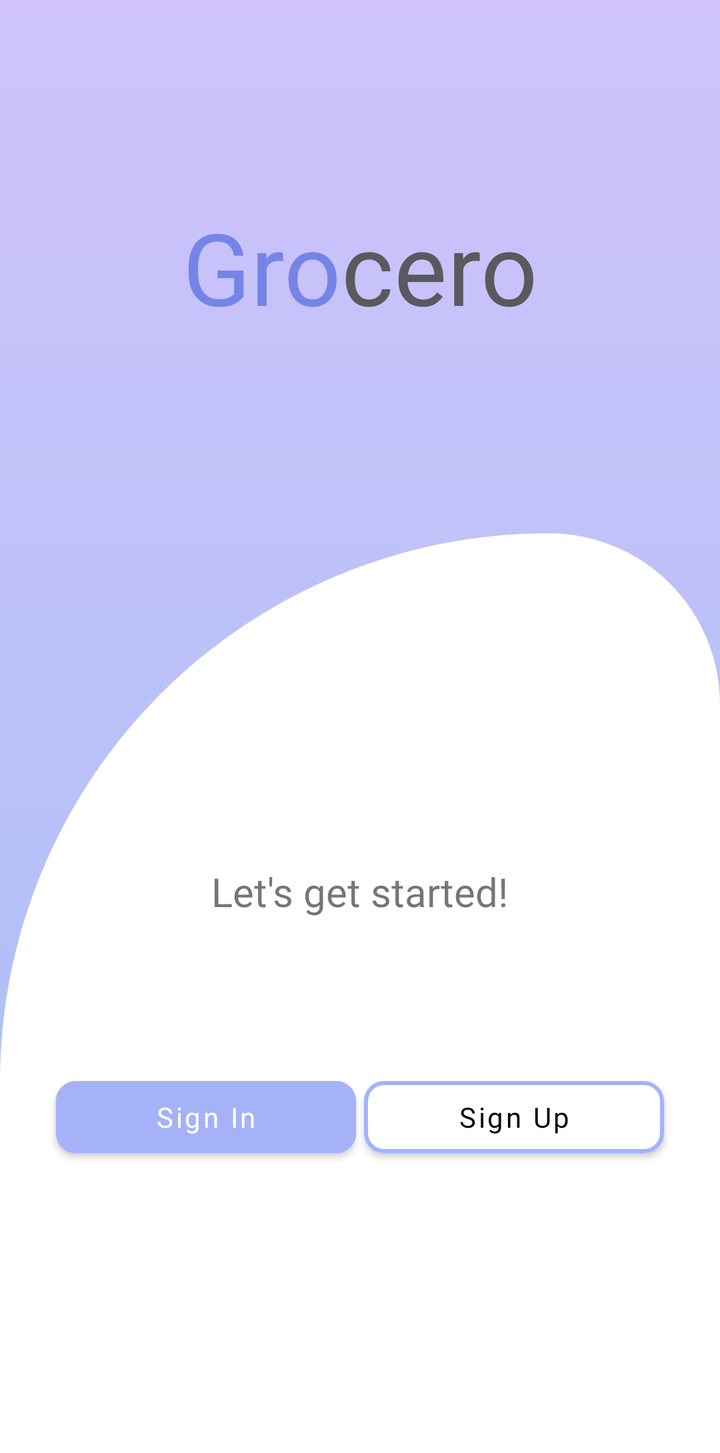
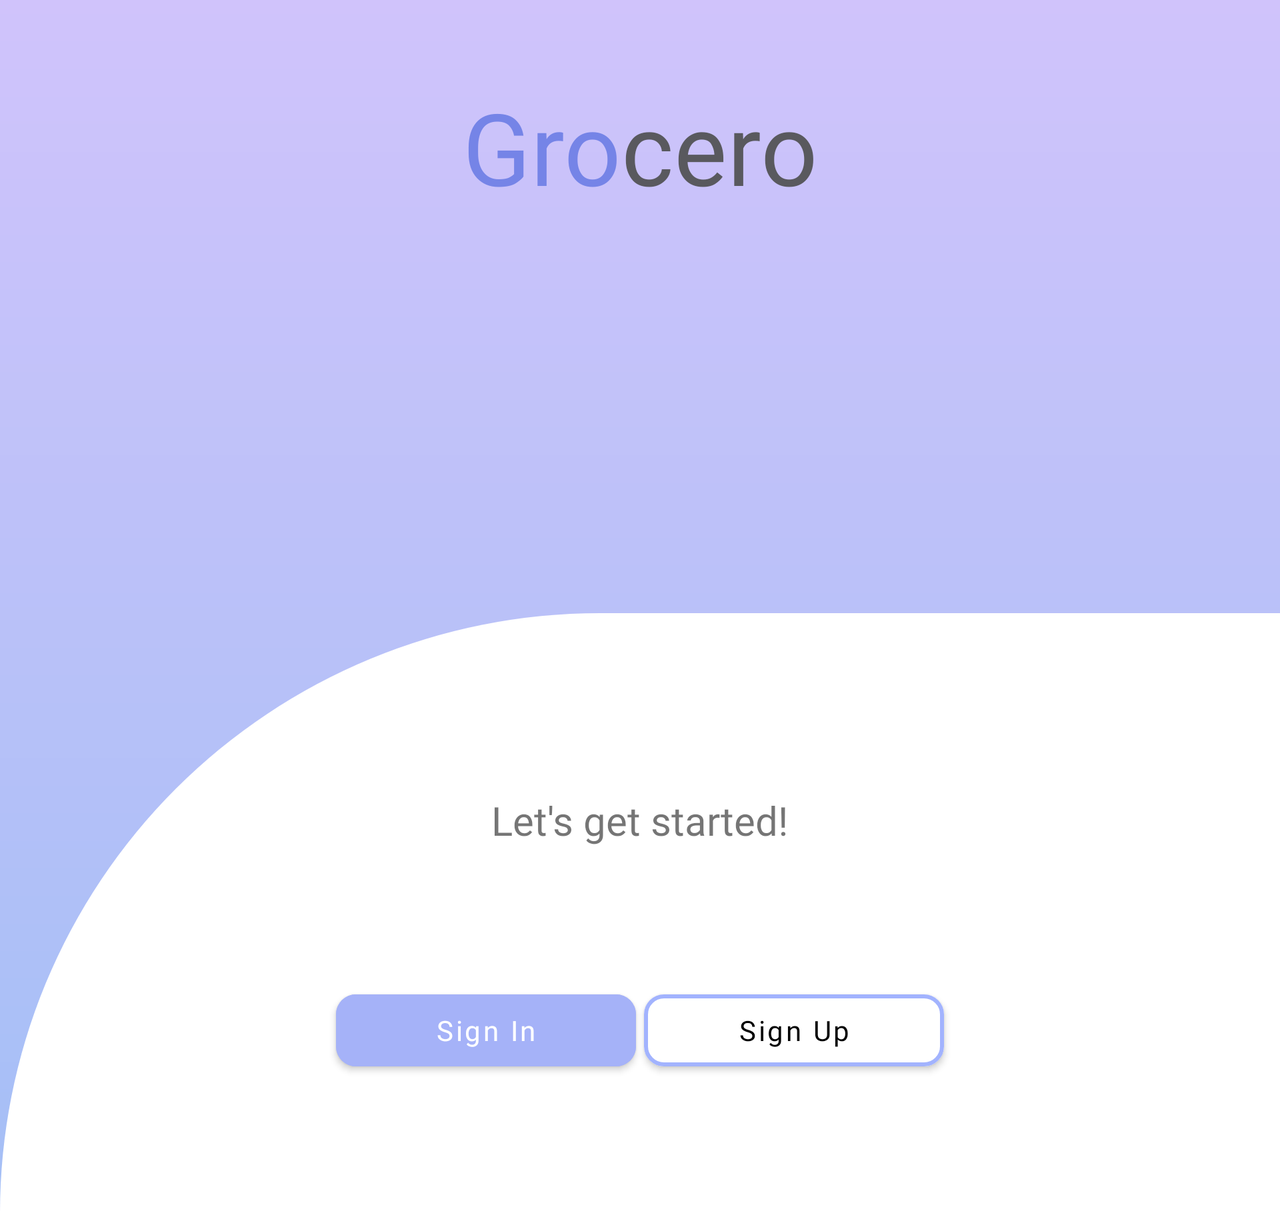

An Android layout and its configuration variant, each rendered on a device that would load it. The default file and the variant file are quoted in full after the pictures.
<!-- AndroidManifest.xml: application theme Theme.GroceryShoppingApplication -->
<!-- res/layout/fragment_login_screen.xml -->
<?xml version="1.0" encoding="utf-8"?>
<ScrollView
        xmlns:android="http://schemas.android.com/apk/res/android"
        xmlns:app="http://schemas.android.com/apk/res-auto"
        xmlns:tools="http://schemas.android.com/tools"
        android:layout_width="match_parent"
        android:layout_height="match_parent"
        android:fillViewport="true"
        tools:context=".MainActivity"
>
<androidx.constraintlayout.widget.ConstraintLayout
    android:layout_width="match_parent"
    android:layout_height="match_parent"

    android:background="@drawable/sample"

    >

    <ImageView
            android:id="@+id/cart_icon_launching_page"
            android:layout_width="100dp"
            android:layout_height="100dp"
            android:rotation="-17"
            android:src="@drawable/app_cart_icon"
            app:layout_constraintEnd_toEndOf="parent"
            app:layout_constraintHorizontal_bias="0.457"
            app:layout_constraintStart_toStartOf="parent"
            app:tint="@color/surface_color"
            app:layout_constraintBottom_toTopOf="@+id/white_shape" />

    <com.google.android.material.textview.MaterialTextView
            android:id="@+id/textView_Gro"
            android:layout_width="wrap_content"
            android:layout_height="wrap_content"
            android:layout_marginTop="100dp"
            android:fontFamily="@font/montserrat_alternates"
            android:includeFontPadding="true"
            android:text="Gro"
            android:textColor="#7584e7"
            android:textSize="50sp"
            app:layout_constraintEnd_toStartOf="@+id/materialTextView2"
            app:layout_constraintHorizontal_chainStyle="packed"
            app:layout_constraintStart_toStartOf="parent"
            app:layout_constraintTop_toTopOf="parent"
            app:layout_constraintVertical_chainStyle="packed" />

    <com.google.android.material.textview.MaterialTextView
            android:id="@+id/materialTextView2"
            android:layout_width="wrap_content"
            android:layout_height="wrap_content"
            android:fontFamily="@font/montserrat_alternates"
            android:text="cero"
            android:textColor="@color/textGrey"
            android:textSize="50sp"
            app:layout_constraintEnd_toEndOf="parent"
            app:layout_constraintHorizontal_chainStyle="packed"
            app:layout_constraintStart_toEndOf="@+id/textView_Gro"
            app:layout_constraintBaseline_toBaselineOf="@+id/textView_Gro" />

    <androidx.constraintlayout.widget.ConstraintLayout
            android:id="@+id/white_shape"
            android:layout_width="0dp"
            android:layout_height="460dp"
            android:layout_marginTop="100dp"
            android:background="@drawable/launching_page_bg"
            app:layout_constraintBottom_toBottomOf="parent"
            app:layout_constraintEnd_toEndOf="parent"
            app:layout_constraintHorizontal_bias="0.0"
            app:layout_constraintStart_toStartOf="parent"
            app:layout_constraintTop_toBottomOf="@+id/textView_Gro"
            app:layout_constraintVertical_bias="1.0">

        <com.google.android.material.textview.MaterialTextView
                android:layout_width="wrap_content"
                android:layout_height="wrap_content"
                android:layout_marginTop="90dp"
                android:fontFamily="@font/montserrat_alternates"
                android:text="Let's get started!"
                android:textSize="20sp"
                app:layout_constraintBottom_toTopOf="@+id/signInButton"
                app:layout_constraintEnd_toEndOf="parent"
                app:layout_constraintStart_toStartOf="parent"
                app:layout_constraintTop_toTopOf="parent" />

        <com.google.android.material.button.MaterialButton
                android:id="@+id/signInButton"
                android:layout_width="150dp"
                android:layout_height="wrap_content"
                android:backgroundTint="@color/buttonColorBlueLight"
                android:text="Sign In"
                app:rippleColor="@color/buttonRippleColorBlueLight"
                android:fontFamily="@font/cabin"
                app:strokeColor="#7B76A1"
                android:textColor="@color/textInverseBW"
                android:textAllCaps="false"
                app:cornerRadius="10dp"
                android:layout_marginEnd="2dp"
                android:shadowColor="#7C76A3"
                app:layout_constraintBottom_toBottomOf="parent"
                android:layout_marginBottom="144dp"
                app:layout_constraintEnd_toStartOf="@+id/signUpButton"
                app:layout_constraintStart_toStartOf="parent"
                app:layout_constraintHorizontal_chainStyle="packed" />

        <com.google.android.material.button.MaterialButton
                android:id="@+id/signUpButton"
                android:layout_width="150dp"
                android:layout_height="wrap_content"
                android:backgroundTint="@color/surface_color"
                android:text="Sign Up"
                android:textColor="@color/textBlack"
                android:textAllCaps="false"
                app:strokeColor="#A2B3FE"
                app:strokeWidth="2dp"
                android:elevation="-223dp"
                app:cornerRadius="10dp"
                android:layout_marginStart="2dp"
                android:fontFamily="@font/cabin"

                app:layout_constraintStart_toEndOf="@id/signInButton"
                app:layout_constraintTop_toTopOf="@+id/signInButton"
                app:layout_constraintBottom_toBottomOf="@+id/signInButton"
                app:layout_constraintVertical_bias="1.0"
                app:layout_constraintEnd_toEndOf="parent" />


    </androidx.constraintlayout.widget.ConstraintLayout>

    <androidx.fragment.app.FragmentContainerView
            android:clipChildren="true"
            android:id="@+id/signIn_up_frg_cont"
            android:layout_width="0dp"
            android:layout_height="389dp"
            android:background="@drawable/signin_pg_bg_shape"
            app:layout_constraintBottom_toBottomOf="parent"
            app:layout_constraintEnd_toEndOf="parent"

            app:layout_constraintStart_toStartOf="parent" />


</androidx.constraintlayout.widget.ConstraintLayout>
</ScrollView>
<!-- resources referenced by this layout -->
<resources>
  <color name="buttonColorBlueLight">#A5B2F8</color>
  <color name="buttonRippleColorBlueLight">#4E518E</color>
  <color name="surface_color">#FFFFFFFF</color>
  <color name="textBlack">#000000</color>
  <color name="textGrey">#59595E</color>
  <color name="textInverseBW">@color/white</color>
  <!-- drawable launching_page_bg (drawable) -->
  <?xml version="1.0" encoding="utf-8"?>
  <shape xmlns:android="http://schemas.android.com/apk/res/android"
      android:shape="rectangle">
  
      <solid
          android:color="@color/surface_color"/>
  
      <corners
          android:topLeftRadius="320dp"
          android:topRightRadius="100dp">
      </corners>
  </shape>
  <!-- drawable sample (drawable) -->
  <?xml version="1.0" encoding="utf-8"?>
  <shape xmlns:android="http://schemas.android.com/apk/res/android" android:shape="rectangle" >
      <gradient
          android:type="linear"
          android:centerX="47%"
          android:startColor="#d0c3fb"
  
  
          android:endColor="#a4bff6"
          android:angle="270"/>
  </shape>
  <!-- drawable signin_pg_bg_shape (drawable) -->
  <?xml version="1.0" encoding="utf-8"?>
  <shape xmlns:android="http://schemas.android.com/apk/res/android"
      android:shape="rectangle">
  
  
  
      <corners
          android:topLeftRadius="260dp"
          android:topRightRadius="40dp"
         >
      </corners>
  </shape>
  <color name="white">#FFFFFFFF</color>
  <color name="app_primaryColor">#AEB2FF</color>
  <color name="teal_700">#FF018786</color>
  <color name="black">#FF000000</color>
  <color name="error_color">#FA7AAD</color>
  <color name="primary_color">#868CFC</color>
  <style name="TextAppearance.App.Subtitle1" parent="TextAppearance.MaterialComponents.Subtitle1">
          <item name="fontFamily">@font/cabin</item>
          <item name="android:fontFamily">@font/cabin</item>
          <item name="android:textSize">14sp</item>
      </style>
  <style name="TextAppearance.App.Caption" parent="TextAppearance.MaterialComponents.Caption">
          <item name="fontFamily">@font/cabin</item>
          <item name="android:fontFamily">@font/cabin</item>
          <item name="android:textSize">12sp</item>
      </style>
  <style name="ShapeAppearance.App.SmallComponent" parent="ShapeAppearance.MaterialComponents.SmallComponent">
          <item name="cornerFamily">rounded</item>
          <item name="cornerSize">8dp</item>
      </style>
  <style name="Widget.App.Toolbar" parent="Widget.MaterialComponents.Toolbar.Primary">
          <item name="materialThemeOverlay">@style/ThemeOverlay.App.Toolbar</item>
          <item name="titleTextAppearance">@style/TextAppearance.Headline6</item>
          <item name="subtitleTextAppearance">@style/TextAppearance.App.Subtitle1</item>
      </style>
  <style name="Widget.App.Snackbar" parent="Widget.MaterialComponents.Snackbar">
          <item name="materialThemeOverlay">@style/ThemeOverlay.App.Snackbar</item>
          <item name="actionTextColorAlpha">1</item>
      </style>
  <style name="Widget.App.SnackbarButton" parent="Widget.MaterialComponents.Button.TextButton.Snackbar">
          <item name="android:textColor">@color/white</item>
      </style>
  <style name="ThemeOverlay.App.Toolbar" parent="">
          <item name="colorPrimary">@color/app_primaryColor</item>
          <item name="colorPrimaryVariant">@color/primary_color</item>
          <item name="colorOnPrimary">@color/surface_color</item>
      </style>
  <style name="TextAppearance.Headline6" parent="TextAppearance.MaterialComponents.Headline6">
          <item name="fontFamily">@font/poppins_semibold</item>
          <item name="android:fontFamily">@font/poppins_semibold</item>
  
      </style>
  <style name="ThemeOverlay.App.Snackbar" parent="">
          <item name="colorPrimary">@color/fabColor</item>
          <item name="colorOnSurface">@color/error_color</item>
      </style>
  <color name="fabColor">#7584e7</color>
  <!-- some entries are left out for length -->
</resources>
<!-- res/layout-land/fragment_login_screen.xml (the repository's variant of the layout above) -->
<!-- drawn on the phone turned sideways -->
<?xml version="1.0" encoding="utf-8"?>
<ScrollView
        xmlns:android="http://schemas.android.com/apk/res/android"
        xmlns:app="http://schemas.android.com/apk/res-auto"
        xmlns:tools="http://schemas.android.com/tools"
        android:layout_width="match_parent"
        android:fillViewport="true"
        android:background="@drawable/sample"
        android:layout_height="match_parent">
<androidx.constraintlayout.widget.ConstraintLayout
        android:layout_width="match_parent"
        android:layout_height="match_parent"
    tools:context=".MainActivity"

    >

    <ImageView
            android:id="@+id/cart_icon_launching_page"
            android:layout_width="100dp"
            android:layout_height="100dp"
            android:rotation="-1"
            android:src="@drawable/app_cart_icon"
            app:layout_constraintEnd_toEndOf="parent"
            app:layout_constraintStart_toStartOf="parent"
            app:tint="@color/surface_color"
            app:layout_constraintBottom_toTopOf="@+id/white_shape" />

    <com.google.android.material.textview.MaterialTextView
            android:id="@+id/textView_Gro"
            android:layout_width="wrap_content"
            android:layout_height="wrap_content"

            android:fontFamily="@font/montserrat_alternates"
            android:includeFontPadding="true"
            android:text="Gro"
            android:layout_marginTop="40dp"
            android:textColor="#7584e7"
            android:textSize="50sp"
            app:layout_constraintEnd_toStartOf="@+id/materialTextView2"
            app:layout_constraintHorizontal_chainStyle="packed"
            app:layout_constraintStart_toStartOf="parent"
            app:layout_constraintTop_toTopOf="parent"
            app:layout_constraintVertical_chainStyle="packed" />

    <com.google.android.material.textview.MaterialTextView
            android:id="@+id/materialTextView2"
            android:layout_width="wrap_content"
            android:layout_height="wrap_content"
            android:fontFamily="@font/montserrat_alternates"
            android:text="cero"
            android:textColor="@color/textGrey"
            android:textSize="50sp"
            app:layout_constraintEnd_toEndOf="parent"
            app:layout_constraintHorizontal_chainStyle="packed"
            app:layout_constraintStart_toEndOf="@+id/textView_Gro"
            app:layout_constraintBaseline_toBaselineOf="@+id/textView_Gro" />

    <androidx.constraintlayout.widget.ConstraintLayout
            android:id="@+id/white_shape"
            android:layout_width="0dp"
            android:layout_height="300dp"
            android:layout_marginTop="200dp"
            app:layout_constraintBottom_toBottomOf="parent"
            app:layout_constraintEnd_toEndOf="parent"
            app:layout_constraintHorizontal_bias="0.0"
            android:background="@drawable/launching_page_bg"
            app:layout_constraintStart_toStartOf="parent"
            app:layout_constraintVertical_bias="1.0"
            app:layout_constraintTop_toBottomOf="@+id/materialTextView2">

        <com.google.android.material.textview.MaterialTextView
                android:layout_width="wrap_content"
                android:layout_height="wrap_content"
                android:layout_marginTop="90dp"
                android:fontFamily="@font/montserrat_alternates"
                android:text="Let's get started!"
                android:textSize="20sp"
                app:layout_constraintEnd_toEndOf="parent"
                app:layout_constraintStart_toStartOf="parent"
                app:layout_constraintTop_toTopOf="parent"
                android:id="@+id/materialTextView29" />

        <com.google.android.material.button.MaterialButton
                android:id="@+id/signInButton"
                android:layout_width="150dp"
                android:layout_height="wrap_content"
                android:backgroundTint="@color/buttonColorBlueLight"
                android:text="Sign In"
                app:rippleColor="@color/buttonRippleColorBlueLight"
                android:fontFamily="@font/cabin"
                app:strokeColor="#7B76A1"
                android:textColor="@color/textInverseBW"
                android:textAllCaps="false"
                app:cornerRadius="10dp"
                android:layout_marginEnd="2dp"
                android:shadowColor="#7C76A3"
                app:layout_constraintEnd_toStartOf="@+id/signUpButton"
                app:layout_constraintStart_toStartOf="@+id/materialTextView29"
                app:layout_constraintHorizontal_chainStyle="packed"
                app:layout_constraintTop_toBottomOf="@+id/materialTextView29"
                app:layout_constraintBottom_toBottomOf="parent" />

        <com.google.android.material.button.MaterialButton
                android:id="@+id/signUpButton"
                android:layout_width="150dp"
                android:layout_height="wrap_content"
                android:backgroundTint="@color/surface_color"
                android:text="Sign Up"
                android:textColor="@color/textBlack"
                android:textAllCaps="false"
                app:strokeColor="#A2B3FE"
                app:strokeWidth="2dp"
                app:cornerRadius="10dp"
                android:layout_marginStart="2dp"
                android:fontFamily="@font/cabin"

                app:layout_constraintStart_toEndOf="@id/signInButton"
                app:layout_constraintTop_toTopOf="@+id/signInButton"
                app:layout_constraintBottom_toBottomOf="@+id/signInButton"
                app:layout_constraintVertical_bias="1.0"
                app:layout_constraintEnd_toEndOf="@+id/materialTextView29" />


    </androidx.constraintlayout.widget.ConstraintLayout>

    <androidx.fragment.app.FragmentContainerView
            android:clipChildren="true"
            android:id="@+id/signIn_up_frg_cont"
            android:layout_width="0dp"
            android:layout_height="389dp"
            android:background="@drawable/signin_pg_bg_shape"
            app:layout_constraintBottom_toBottomOf="parent"
            app:layout_constraintEnd_toEndOf="parent"

            app:layout_constraintStart_toStartOf="parent"
            app:layout_constraintTop_toBottomOf="@+id/textView_Gro" />


</androidx.constraintlayout.widget.ConstraintLayout>
</ScrollView>
